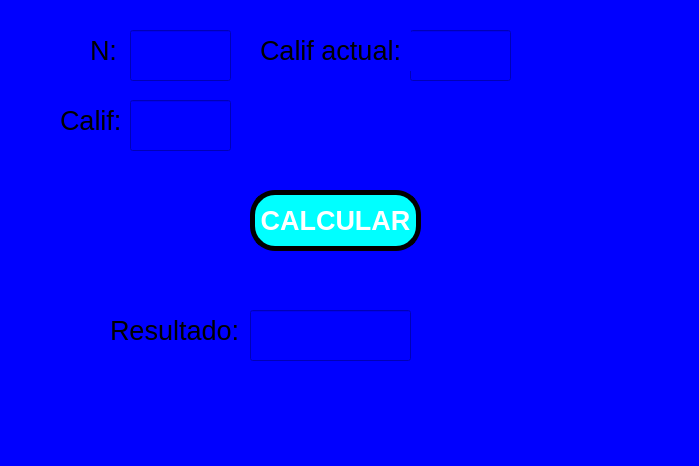
<?xml version="1.0" encoding="UTF-8"?>
<ui version="4.0">
 <class>MainWindow</class>
 <widget class="QMainWindow" name="MainWindow">
  <property name="geometry">
   <rect>
    <x>0</x>
    <y>0</y>
    <width>699</width>
    <height>466</height>
   </rect>
  </property>
  <property name="windowTitle">
   <string>MainWindow</string>
  </property>
  <property name="styleSheet">
   <string notr="true">background-color: rgb(0, 0, 255);</string>
  </property>
  <widget class="QWidget" name="centralwidget">
   <widget class="QLabel" name="label">
    <property name="geometry">
     <rect>
      <x>90</x>
      <y>30</y>
      <width>31</width>
      <height>41</height>
     </rect>
    </property>
    <property name="text">
     <string>&lt;html&gt;&lt;head/&gt;&lt;body&gt;&lt;p&gt;&lt;span style=&quot; font-size:20pt;&quot;&gt;N:&lt;/span&gt;&lt;/p&gt;&lt;/body&gt;&lt;/html&gt;</string>
    </property>
   </widget>
   <widget class="QLineEdit" name="txt_n">
    <property name="geometry">
     <rect>
      <x>130</x>
      <y>30</y>
      <width>101</width>
      <height>51</height>
     </rect>
    </property>
    <property name="font">
     <font>
      <pointsize>16</pointsize>
      <weight>75</weight>
      <bold>true</bold>
     </font>
    </property>
    <property name="text">
     <string/>
    </property>
    <property name="alignment">
     <set>Qt::AlignCenter</set>
    </property>
   </widget>
   <widget class="QLineEdit" name="txt_calif">
    <property name="geometry">
     <rect>
      <x>130</x>
      <y>100</y>
      <width>101</width>
      <height>51</height>
     </rect>
    </property>
    <property name="font">
     <font>
      <pointsize>16</pointsize>
      <weight>75</weight>
      <bold>true</bold>
     </font>
    </property>
    <property name="text">
     <string/>
    </property>
    <property name="alignment">
     <set>Qt::AlignCenter</set>
    </property>
   </widget>
   <widget class="QLabel" name="label_2">
    <property name="geometry">
     <rect>
      <x>60</x>
      <y>100</y>
      <width>61</width>
      <height>41</height>
     </rect>
    </property>
    <property name="text">
     <string>&lt;html&gt;&lt;head/&gt;&lt;body&gt;&lt;p&gt;&lt;span style=&quot; font-size:20pt;&quot;&gt;Calif:&lt;/span&gt;&lt;/p&gt;&lt;/body&gt;&lt;/html&gt;</string>
    </property>
   </widget>
   <widget class="QLineEdit" name="txt_calif_actual">
    <property name="geometry">
     <rect>
      <x>410</x>
      <y>30</y>
      <width>101</width>
      <height>51</height>
     </rect>
    </property>
    <property name="font">
     <font>
      <pointsize>16</pointsize>
      <weight>75</weight>
      <bold>true</bold>
     </font>
    </property>
    <property name="text">
     <string/>
    </property>
    <property name="alignment">
     <set>Qt::AlignCenter</set>
    </property>
   </widget>
   <widget class="QLabel" name="label_3">
    <property name="geometry">
     <rect>
      <x>260</x>
      <y>30</y>
      <width>151</width>
      <height>41</height>
     </rect>
    </property>
    <property name="text">
     <string>&lt;html&gt;&lt;head/&gt;&lt;body&gt;&lt;p&gt;&lt;span style=&quot; font-size:20pt;&quot;&gt;Calif actual:&lt;/span&gt;&lt;/p&gt;&lt;/body&gt;&lt;/html&gt;</string>
    </property>
   </widget>
   <widget class="QLabel" name="label_4">
    <property name="geometry">
     <rect>
      <x>110</x>
      <y>310</y>
      <width>131</width>
      <height>41</height>
     </rect>
    </property>
    <property name="text">
     <string>&lt;html&gt;&lt;head/&gt;&lt;body&gt;&lt;p&gt;&lt;span style=&quot; font-size:20pt;&quot;&gt;Resultado:&lt;/span&gt;&lt;/p&gt;&lt;/body&gt;&lt;/html&gt;</string>
    </property>
   </widget>
   <widget class="QLineEdit" name="txt_resultado">
    <property name="geometry">
     <rect>
      <x>250</x>
      <y>310</y>
      <width>161</width>
      <height>51</height>
     </rect>
    </property>
    <property name="font">
     <font>
      <pointsize>16</pointsize>
      <weight>75</weight>
      <bold>true</bold>
     </font>
    </property>
    <property name="text">
     <string/>
    </property>
    <property name="alignment">
     <set>Qt::AlignCenter</set>
    </property>
   </widget>
   <widget class="QPushButton" name="btn_operacion">
    <property name="geometry">
     <rect>
      <x>250</x>
      <y>190</y>
      <width>171</width>
      <height>61</height>
     </rect>
    </property>
    <property name="font">
     <font>
      <pointsize>20</pointsize>
      <weight>75</weight>
      <bold>true</bold>
     </font>
    </property>
    <property name="styleSheet">
     <string notr="true">background-color: rgb(0, 255, 255);
color: rgb(255, 255, 255);
border-radius: 25px;
border: 5px solid black;</string>
    </property>
    <property name="text">
     <string>CALCULAR</string>
    </property>
   </widget>
  </widget>
  <widget class="QMenuBar" name="menubar">
   <property name="geometry">
    <rect>
     <x>0</x>
     <y>0</y>
     <width>699</width>
     <height>22</height>
    </rect>
   </property>
  </widget>
  <widget class="QStatusBar" name="statusbar"/>
 </widget>
 <resources/>
 <connections/>
</ui>
